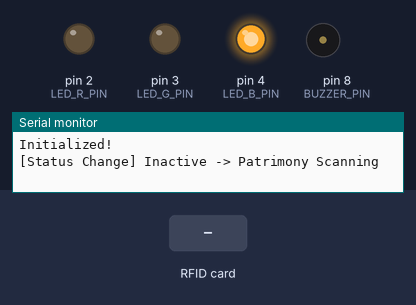
A sketch run on a simulated Arduino Uno, built with avr-gcc and run on an emulated ATmega328P. On the bench: output pins drawn as LEDs (lit = HIGH), buzzer (waves = sounding, pin HIGH), the last lines printed to the serial monitor. Inputs (shaded band) come from the test bench. Pins used as bus, display or sensor lines are not drawn.

Above: at 1.2 s.
1.3 s: RFID card 5E 7A 19 C4 held to the reader
At 1.37 s:
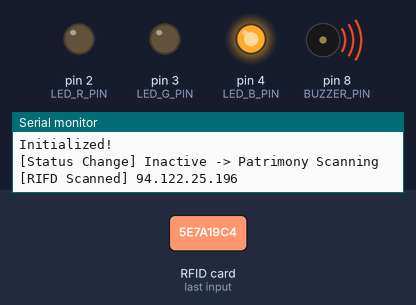
Timing chart, 0 to 4.3 s (numbered marks = the images above; inputs shaded):
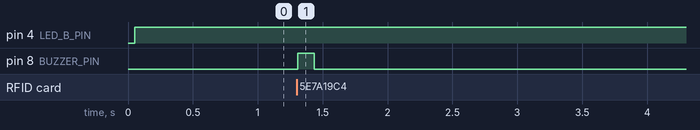

The sketch:

main.ino
```cpp
#include <SPI.h>
#include <MFRC522.h>
#include <SoftwareSerial.h>

// PINS
#define RFID_RST_PIN 5
#define RFID_SS_PIN 10
#define BUZZER_PIN 8
#define LED_R_PIN 2
#define LED_G_PIN 3
#define LED_B_PIN 4
#define BAUD_RATE 9600

MFRC522 rfid(RFID_SS_PIN, RFID_RST_PIN);
MFRC522::MIFARE_Key key;
byte nuidPICC[4];

int currentState = 2;
// 0 -> Inactive
// 1 -> Room Scanning
// 2 -> Patrimony Scanning

int previousState = 0;
String lastRfidUid = "";

void setup() {
  Serial.begin(BAUD_RATE);
  SPI.begin();
  rfid.PCD_Init();

  for (byte i = 0; i < 6; i++) {
    key.keyByte[i] = 0xFF;
  }

  pinMode(BUZZER_PIN, OUTPUT);

  pinMode(LED_R_PIN, OUTPUT);
  pinMode(LED_G_PIN, OUTPUT);
  pinMode(LED_B_PIN, OUTPUT);

  Serial.println("Initialized!");
}

String stateToString(int state) {
  switch (state) {
    case 0: return "Inactive";
    case 1: return "Room Scanning";
    case 2: return "Patrimony Scanning";
    default: return "";
  }
}

void handleStateChange(int currentState) {
  digitalWrite(LED_R_PIN, LOW);
  digitalWrite(LED_G_PIN, LOW);
  digitalWrite(LED_B_PIN, LOW);

  switch (currentState) {
    case 0: digitalWrite(LED_R_PIN, HIGH);
      break;
    case 1: digitalWrite(LED_G_PIN, HIGH);
      break;
    case 2: digitalWrite(LED_B_PIN, HIGH);
      break;
  }
}

void checkStateChange() {
  if (currentState != previousState) {
    String message = "[Status Change] " + stateToString(previousState);
    message += " -> " + stateToString(currentState);

    handleStateChange(currentState);

    Serial.println(message);
  }

  previousState = currentState;
}

bool checkCompatibleMifareType(MFRC522::PICC_Type piccType) {
  if (piccType != MFRC522::PICC_TYPE_MIFARE_MINI &&
    piccType != MFRC522::PICC_TYPE_MIFARE_1K &&
    piccType != MFRC522::PICC_TYPE_MIFARE_4K) {
    Serial.println(F("Your tag is not of type MIFARE Classic."));
    return false;
  }

  return true;
}

String uidByteToString(byte *buffer, byte bufferSize) {
  String uidString = "";

  for (byte i = 0; i < bufferSize; i++) {
    if (i != 0) {
      uidString += ".";
    }

    uidString += buffer[i];
  }

  return uidString;
}

bool isNewRfidUid(String rfidUid) {
  if (lastRfidUid != rfidUid) {
    Serial.println("[RIFD Scanned] " + rfidUid);

    lastRfidUid = rfidUid;

    return true;
  }

  return false;
}

bool readRfid() {
  if (!rfid.PICC_IsNewCardPresent()) {
    return false;
  }

  if (!rfid.PICC_ReadCardSerial()) {
    return false;
  }

  MFRC522::PICC_Type piccType = rfid.PICC_GetType(rfid.uid.sak);

  if (!checkCompatibleMifareType(piccType)) {
    return false;
  }

  for (byte i = 0; i < 4; i++) {
    nuidPICC[i] = rfid.uid.uidByte[i];
  }

  String rfidUid = uidByteToString(rfid.uid.uidByte, rfid.uid.size);

  return isNewRfidUid(rfidUid);
}

void roomScanning() {

}

void patrimonyScanning() {
    if (readRfid()) {
      digitalWrite(BUZZER_PIN, HIGH);
      delay(100);
    } else {
      digitalWrite(BUZZER_PIN, LOW);
    };
}

void readBluetoothSerial() {
//  String bluetoothMessage = "";
//
//  int btMessageLength = bt.available();
//
//  while (bt.available() > 0) {
//    char asciiChar = bt.read();
//
//    bluetoothMessage += asciiChar;
//  }
//
//  if (bluetoothMessage != "") {
//  Serial.println("[BT MESSAGE] " + bluetoothMessage);
//  }
}

void loop() {
  readBluetoothSerial();

  checkStateChange();

  switch (currentState) {
    case 1: roomScanning();
      break;
    case 2: patrimonyScanning();
      break;
  }
}
```

Measured:
- after the input at 1.3 s, pin 8 (BUZZER_PIN): LOW → HIGH at once, → LOW 0.13 s later
